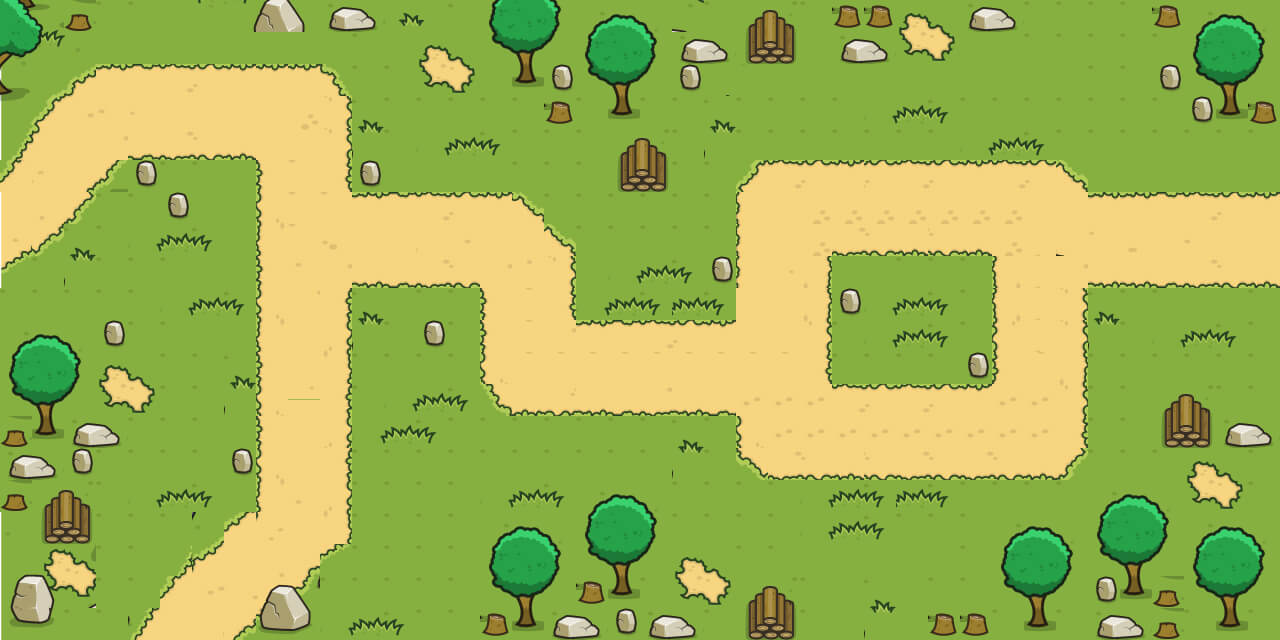

This is a level from a 2D game, rendered from its Tiled map with the project's own tilesets. A one-line summary and the map file follow, with tile-layer data summarised:
An orthogonal 40x20 tile map with 32x32 px tiles, 2 tile layers (Tile Layer 1, ListTower), 3 tilesets and 32 objects (3x P1, 3x P2, 2x P3, 2x P4, 2x P5, ...).

<map version="1.2" tiledversion="1.2.4" orientation="orthogonal" renderorder="right-down" width="40" height="20" tilewidth="32" tileheight="32" infinite="0" nextlayerid="8" nextobjectid="33">
 <tileset firstgid="1" source="map03.tsx" />
 <tileset firstgid="1351" source="map5.tsx" />
 <tileset firstgid="2701" source="ovuong2.tsx" />
 <layer id="1" name="Tile Layer 1" width="40" height="20">
  <data>[800 cells, 800 non-empty, 137 distinct tile ids]</data>
 </layer>
 <layer id="2" name="ListTower" width="40" height="20" opacity="0">
  <data>[800 cells, 367 non-empty, 1 distinct tile ids]</data>
 </layer>
 <objectgroup id="3" name="StartWaveBTNPosition">
  <object id="1" name="P1" x="52" y="188">
   <point />
  </object>
  <object id="2" name="P2" x="224" y="592">
   <point />
  </object>
 </objectgroup>
 <objectgroup id="4" name="Crystal">
  <object id="3" name="bossCrystal" x="1138.67" y="249.333">
   <point />
  </object>
 </objectgroup>
 <objectgroup id="5" name="Monster">
  <object id="4" name="monster" x="16" y="222">
   <point />
  </object>
  <object id="5" name="monster2" x="192" y="634">
   <point />
  </object>
 </objectgroup>
 <objectgroup id="6" name="Point">
  <object id="6" name="P1" x="14" y="222">
   <point />
  </object>
  <object id="7" name="P2" x="52" y="188">
   <point />
  </object>
  <object id="8" name="P3" x="96" y="128">
   <point />
  </object>
  <object id="9" name="P4" x="298" y="128">
   <point />
  </object>
  <object id="10" name="P5" x="298" y="240">
   <point />
  </object>
  <object id="11" name="P6" x="479" y="240">
   <point />
  </object>
  <object id="12" name="P7" x="511" y="256.5">
   <point />
  </object>
  <object id="13" name="P8" x="527" y="287">
   <point />
  </object>
  <object id="14" name="P9" x="527" y="370.5">
   <point />
  </object>
  <object id="15" name="P10" x="777.5" y="370.5">
   <point />
  </object>
  <object id="16" name="P11" x="777.5" y="435.5">
   <point />
  </object>
  <object id="17" name="P12" x="1039.5" y="435.5">
   <point />
  </object>
  <object id="18" name="P13" x="1039.5" y="248.5">
   <point />
  </object>
  <object id="19" name="P14" x="1158.5" y="248.5">
   <point />
  </object>
 </objectgroup>
 <objectgroup id="7" name="Point2">
  <object id="20" name="P1" x="192" y="633.5">
   <point />
  </object>
  <object id="21" name="P2" x="224" y="591.5">
   <point />
  </object>
  <object id="22" name="P3" x="269.5" y="562">
   <point />
  </object>
  <object id="23" name="P4" x="304" y="512">
   <point />
  </object>
  <object id="24" name="P5" x="304" y="256">
   <point />
  </object>
  <object id="25" name="P6" x="511.5" y="256">
   <point />
  </object>
  <object id="26" name="P7" x="527" y="287">
   <point />
  </object>
  <object id="27" name="P8" x="527" y="384.5">
   <point />
  </object>
  <object id="28" name="P9" x="778" y="384.5">
   <point />
  </object>
  <object id="29" name="P10" x="778" y="223.5">
   <point />
  </object>
  <object id="30" name="P11" x="1024.5" y="223.5">
   <point />
  </object>
  <object id="31" name="P12" x="1088.5" y="249.5">
   <point />
  </object>
  <object id="32" name="P13" x="1158.33" y="249.5">
   <point />
  </object>
 </objectgroup>
</map>
